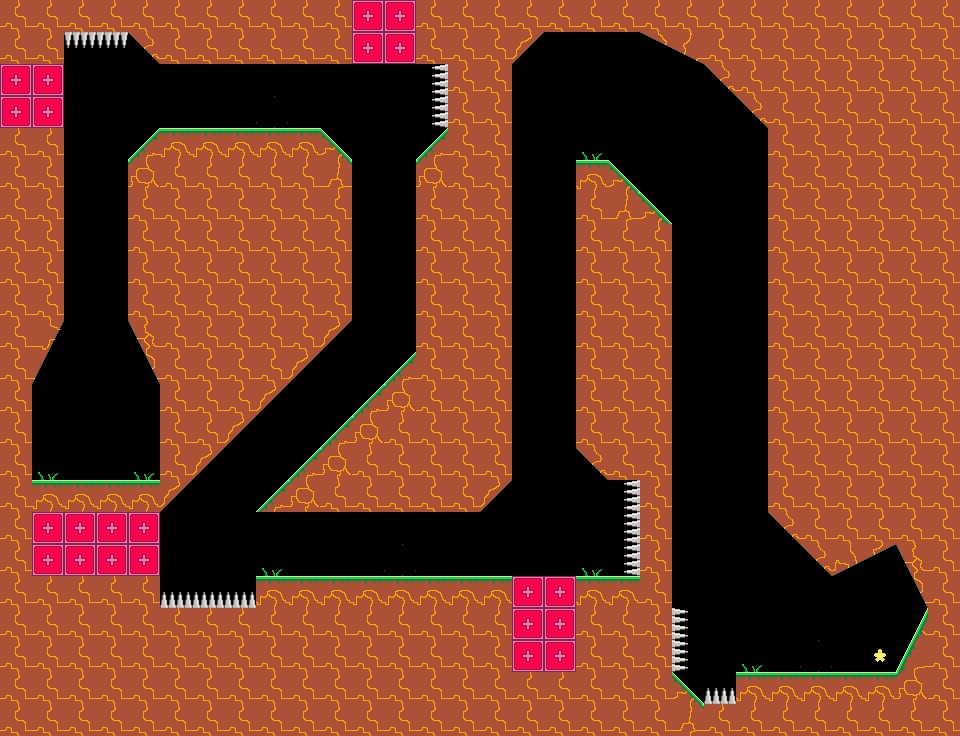

Rendered tile map (Tiled .tmx) drawn with the repository's tilesets; below, a short description and the full map source, tile grids included:
An orthogonal 30x23 tile map with 32x32 px tiles, 1 tile layer (tiles) and 1 object (spawn).

<map version="1.10" tiledversion="1.11.2" orientation="orthogonal" renderorder="right-down" width="30" height="23" tilewidth="32" tileheight="32" infinite="0" nextlayerid="3" nextobjectid="2">
 <editorsettings>
  <export target="../../../assets/levels/017.json" format="json" />
 </editorsettings>
 <tileset firstgid="1" source="../tileset.tsx" />
 <layer id="1" name="tiles" width="30" height="23">
  <data encoding="csv">
33,33,33,33,33,33,33,33,33,33,33,19,19,33,33,33,33,33,33,33,33,33,33,33,33,33,33,33,33,33,
33,33,32,32,21,33,33,33,33,33,33,19,19,33,33,33,22,0,0,0,7,8,33,33,33,33,33,33,33,33,
19,19,0,0,0,0,0,0,0,0,0,0,0,25,33,33,0,0,0,0,0,0,21,33,33,33,33,33,33,33,
19,19,0,0,0,0,0,0,36,0,0,0,0,25,33,33,0,0,0,0,0,0,0,21,33,33,33,33,33,33,
33,33,0,0,15,26,26,26,26,26,16,0,0,15,33,33,0,0,28,0,0,0,0,0,33,33,33,33,33,33,
33,33,0,0,29,33,33,33,33,33,34,0,0,29,33,33,0,0,26,16,0,0,0,0,33,33,33,33,33,33,
33,33,0,0,33,33,33,33,33,33,33,0,0,33,33,33,0,0,33,34,16,0,0,0,33,33,33,33,33,33,
33,33,0,0,33,33,33,33,33,33,33,0,0,33,33,33,0,0,33,33,33,0,0,0,33,33,33,33,33,33,
33,33,0,0,33,33,33,33,33,33,33,0,0,33,33,33,0,0,33,33,33,0,0,0,33,33,33,33,33,33,
33,33,0,0,33,33,33,33,33,33,33,0,0,33,33,33,0,0,33,33,33,0,0,0,33,33,33,33,33,33,
33,18,0,0,17,33,33,33,33,33,22,0,13,33,33,33,0,0,33,33,33,0,0,0,33,33,33,33,33,33,
33,24,0,0,23,33,33,33,33,22,0,13,15,33,33,33,0,0,33,33,33,0,0,0,33,33,33,33,33,33,
33,0,0,0,0,33,33,33,22,0,13,15,29,33,33,33,0,0,33,33,33,0,0,0,33,33,33,33,33,33,
33,0,0,0,0,33,33,22,0,13,15,29,33,33,33,33,0,0,33,33,33,0,0,0,33,33,33,33,33,33,
33,28,0,0,28,33,22,0,13,15,29,33,33,33,33,33,0,0,21,33,33,0,0,0,33,33,33,33,33,33,
33,26,26,26,26,22,0,0,15,29,33,33,33,33,33,22,0,0,0,25,33,13,0,0,33,33,33,33,33,33,
33,19,19,19,19,13,0,0,13,0,0,0,0,0,0,0,0,0,0,25,33,13,0,0,21,33,33,33,33,33,
33,19,19,19,19,13,0,0,28,0,0,0,36,0,0,0,0,0,28,25,33,13,0,0,13,21,9,10,17,33,
33,33,33,33,33,20,20,20,26,26,26,26,26,26,26,26,19,19,26,26,33,13,0,0,0,0,0,0,23,33,
33,33,33,33,33,33,33,33,33,33,33,33,33,33,33,33,19,19,33,33,33,27,0,0,0,0,0,0,5,33,
33,33,33,33,33,33,33,33,33,33,33,33,33,33,33,33,19,19,33,33,33,27,0,28,0,36,0,14,11,33,
33,33,33,33,33,33,33,33,33,33,33,33,33,33,33,33,33,33,33,33,33,16,20,26,26,26,26,26,29,33,
33,33,33,33,33,33,33,33,33,33,33,33,33,33,33,33,33,33,33,33,33,34,33,33,33,33,33,33,33,33
</data>
 </layer>
 <objectgroup id="2" name="spawns">
  <object id="1" name="spawn" x="96" y="446">
   <point />
  </object>
 </objectgroup>
</map>
